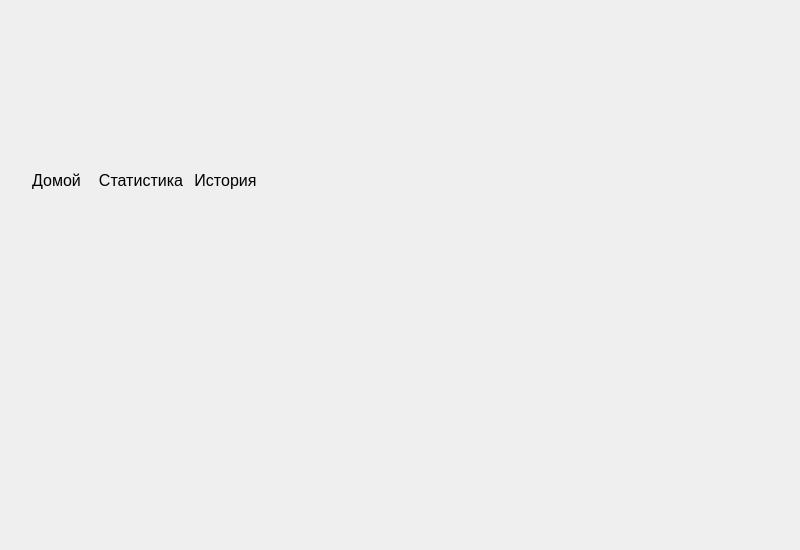
<?xml version="1.0" encoding="UTF-8"?>
<ui version="4.0">
 <class>MainWindow</class>
 <widget class="QMainWindow" name="MainWindow">
  <property name="geometry">
   <rect>
    <x>0</x>
    <y>0</y>
    <width>800</width>
    <height>550</height>
   </rect>
  </property>
  <property name="minimumSize">
   <size>
    <width>800</width>
    <height>550</height>
   </size>
  </property>
  <property name="maximumSize">
   <size>
    <width>800</width>
    <height>550</height>
   </size>
  </property>
  <property name="windowTitle">
   <string>MainWindow</string>
  </property>
  <property name="styleSheet">
   <string notr="true"/>
  </property>
  <widget class="QWidget" name="centralwidget">
   <property name="sizePolicy">
    <sizepolicy hsizetype="Preferred" vsizetype="Preferred">
     <horstretch>0</horstretch>
     <verstretch>0</verstretch>
    </sizepolicy>
   </property>
   <widget class="QWidget" name="horizontalWidget" native="true">
    <property name="geometry">
     <rect>
      <x>10</x>
      <y>10</y>
      <width>541</width>
      <height>341</height>
     </rect>
    </property>
    <property name="sizePolicy">
     <sizepolicy hsizetype="Preferred" vsizetype="Preferred">
      <horstretch>0</horstretch>
      <verstretch>0</verstretch>
     </sizepolicy>
    </property>
    <property name="styleSheet">
     <string notr="true"/>
    </property>
    <layout class="QHBoxLayout" name="horizontalLayout" stretch="4,6,6,6,0">
     <property name="spacing">
      <number>0</number>
     </property>
     <property name="sizeConstraint">
      <enum>QLayout::SetDefaultConstraint</enum>
     </property>
     <item>
      <widget class="QWidget" name="leftWidget" native="true">
       <property name="sizePolicy">
        <sizepolicy hsizetype="Minimum" vsizetype="Minimum">
         <horstretch>0</horstretch>
         <verstretch>0</verstretch>
        </sizepolicy>
       </property>
       <property name="styleSheet">
        <string notr="true">QPushButton{
border-radius: 0;
background: &quot;#CCC&quot;
}
QPushButton:hover{
background: &quot;#BBB&quot;
}
QPushButton:focus{
background: &quot;#BBB&quot;
}</string>
       </property>
       <layout class="QVBoxLayout" name="verticalLayout" stretch="7,0">
        <property name="spacing">
         <number>2</number>
        </property>
        <property name="sizeConstraint">
         <enum>QLayout::SetDefaultConstraint</enum>
        </property>
        <item>
         <layout class="QGridLayout" name="upLayout">
          <property name="horizontalSpacing">
           <number>2</number>
          </property>
          <property name="verticalSpacing">
           <number>0</number>
          </property>
          <item row="0" column="2">
           <widget class="QPushButton" name="statisticButton">
            <property name="sizePolicy">
             <sizepolicy hsizetype="Preferred" vsizetype="Preferred">
              <horstretch>0</horstretch>
              <verstretch>0</verstretch>
             </sizepolicy>
            </property>
            <property name="minimumSize">
             <size>
              <width>90</width>
              <height>65</height>
             </size>
            </property>
            <property name="font">
             <font>
              <pointsize>12</pointsize>
             </font>
            </property>
            <property name="mouseTracking">
             <bool>true</bool>
            </property>
            <property name="text">
             <string>Статистика</string>
            </property>
            <property name="autoDefault">
             <bool>false</bool>
            </property>
            <property name="default">
             <bool>false</bool>
            </property>
            <property name="flat">
             <bool>false</bool>
            </property>
           </widget>
          </item>
          <item row="0" column="1">
           <widget class="QPushButton" name="homeButton">
            <property name="sizePolicy">
             <sizepolicy hsizetype="Preferred" vsizetype="Preferred">
              <horstretch>0</horstretch>
              <verstretch>0</verstretch>
             </sizepolicy>
            </property>
            <property name="minimumSize">
             <size>
              <width>75</width>
              <height>65</height>
             </size>
            </property>
            <property name="font">
             <font>
              <pointsize>12</pointsize>
             </font>
            </property>
            <property name="text">
             <string>Домой</string>
            </property>
            <property name="autoDefault">
             <bool>false</bool>
            </property>
            <property name="default">
             <bool>false</bool>
            </property>
            <property name="flat">
             <bool>false</bool>
            </property>
           </widget>
          </item>
          <item row="0" column="4">
           <widget class="QPushButton" name="historyButton">
            <property name="enabled">
             <bool>true</bool>
            </property>
            <property name="sizePolicy">
             <sizepolicy hsizetype="Preferred" vsizetype="Preferred">
              <horstretch>0</horstretch>
              <verstretch>0</verstretch>
             </sizepolicy>
            </property>
            <property name="minimumSize">
             <size>
              <width>75</width>
              <height>65</height>
             </size>
            </property>
            <property name="font">
             <font>
              <pointsize>12</pointsize>
             </font>
            </property>
            <property name="text">
             <string>История</string>
            </property>
            <property name="autoDefault">
             <bool>false</bool>
            </property>
           </widget>
          </item>
         </layout>
        </item>
        <item>
         <layout class="QVBoxLayout" name="bottomLayout">
          <property name="spacing">
           <number>0</number>
          </property>
         </layout>
        </item>
       </layout>
      </widget>
     </item>
     <item>
      <widget class="QWidget" name="add_widget" native="true">
       <property name="sizePolicy">
        <sizepolicy hsizetype="Preferred" vsizetype="Preferred">
         <horstretch>0</horstretch>
         <verstretch>0</verstretch>
        </sizepolicy>
       </property>
       <property name="styleSheet">
        <string notr="true"/>
       </property>
      </widget>
     </item>
     <item>
      <widget class="QWidget" name="statistic_widget" native="true"/>
     </item>
     <item>
      <widget class="QWidget" name="history_widget" native="true"/>
     </item>
     <item>
      <widget class="QWidget" name="settings_widget" native="true"/>
     </item>
    </layout>
   </widget>
  </widget>
 </widget>
 <tabstops>
  <tabstop>homeButton</tabstop>
  <tabstop>statisticButton</tabstop>
  <tabstop>historyButton</tabstop>
 </tabstops>
 <resources/>
 <connections/>
 <designerdata>
  <property name="gridDeltaX">
   <number>10</number>
  </property>
  <property name="gridDeltaY">
   <number>10</number>
  </property>
  <property name="gridSnapX">
   <bool>true</bool>
  </property>
  <property name="gridSnapY">
   <bool>true</bool>
  </property>
  <property name="gridVisible">
   <bool>true</bool>
  </property>
 </designerdata>
</ui>
